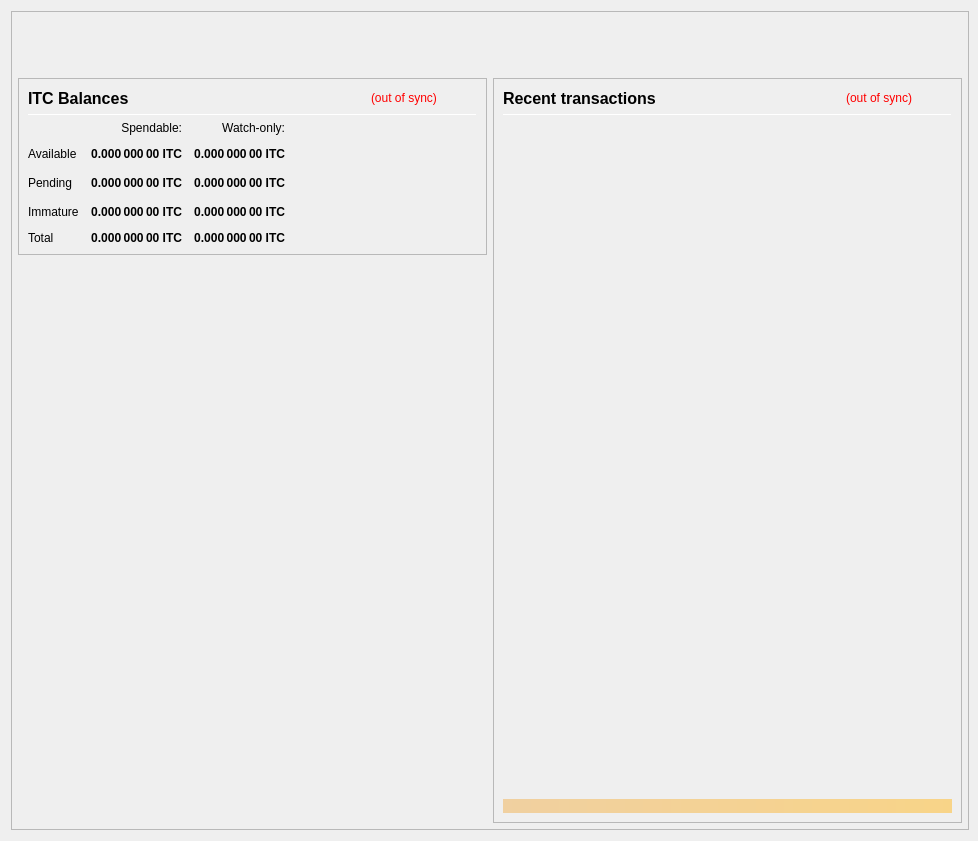
<?xml version="1.0" encoding="UTF-8"?>
<ui version="4.0">
 <class>OverviewPage</class>
 <widget class="QWidget" name="OverviewPage">
  <property name="geometry">
   <rect>
    <x>0</x>
    <y>0</y>
    <width>978</width>
    <height>841</height>
   </rect>
  </property>
  <property name="minimumSize">
   <size>
    <width>960</width>
    <height>682</height>
   </size>
  </property>
  <property name="font">
   <font>
    <weight>50</weight>
    <bold>false</bold>
   </font>
  </property>
  <property name="windowTitle">
   <string>Form</string>
  </property>
  <layout class="QVBoxLayout" name="topLayout" stretch="0">
   <property name="rightMargin">
    <number>9</number>
   </property>
   <item>
    <widget class="QFrame" name="frame_BG">
     <property name="minimumSize">
      <size>
       <width>850</width>
       <height>610</height>
      </size>
     </property>
     <property name="maximumSize">
      <size>
       <width>16777215</width>
       <height>16777215</height>
      </size>
     </property>
     <property name="frameShape">
      <enum>QFrame::StyledPanel</enum>
     </property>
     <property name="frameShadow">
      <enum>QFrame::Raised</enum>
     </property>
     <layout class="QVBoxLayout" name="verticalLayout_3" stretch="0">
      <property name="leftMargin">
       <number>0</number>
      </property>
      <property name="topMargin">
       <number>0</number>
      </property>
      <property name="rightMargin">
       <number>0</number>
      </property>
      <property name="bottomMargin">
       <number>6</number>
      </property>
      <item>
       <layout class="QVBoxLayout" name="verticalLayout_Master" stretch="0,1">
        <property name="leftMargin">
         <number>0</number>
        </property>
        <property name="topMargin">
         <number>0</number>
        </property>
        <property name="rightMargin">
         <number>0</number>
        </property>
        <property name="bottomMargin">
         <number>0</number>
        </property>
        <item>
         <widget class="QFrame" name="frame_Header">
          <layout class="QVBoxLayout" name="verticalLayout_Header" stretch="0">
           <property name="leftMargin">
            <number>0</number>
           </property>
           <property name="topMargin">
            <number>0</number>
           </property>
           <property name="rightMargin">
            <number>0</number>
           </property>
           <property name="bottomMargin">
            <number>0</number>
           </property>
           <item>
            <layout class="QHBoxLayout" name="horizontalLayout_Header" stretch="1,0">
             <property name="spacing">
              <number>6</number>
             </property>
             <item>
              <spacer name="horizontalSpacer_Header">
               <property name="orientation">
                <enum>Qt::Horizontal</enum>
               </property>
               <property name="sizeType">
                <enum>QSizePolicy::Expanding</enum>
               </property>
               <property name="sizeHint" stdset="0">
                <size>
                 <width>40</width>
                 <height>20</height>
                </size>
               </property>
              </spacer>
             </item>
             <item>
              <widget class="QLabel" name="labelOverviewHeaderRight">
               <property name="minimumSize">
                <size>
                 <width>464</width>
                 <height>60</height>
                </size>
               </property>
               <property name="maximumSize">
                <size>
                 <width>16777215</width>
                 <height>60</height>
                </size>
               </property>
               <property name="font">
                <font>
                 <pointsize>14</pointsize>
                </font>
               </property>
               <property name="text">
                <string/>
               </property>
               <property name="alignment">
                <set>Qt::AlignRight|Qt::AlignTrailing|Qt::AlignVCenter</set>
               </property>
              </widget>
             </item>
            </layout>
           </item>
          </layout>
         </widget>
        </item>
        <item>
         <widget class="QFrame" name="frame_Content">
          <layout class="QVBoxLayout" name="verticalLayout_Content">
           <property name="leftMargin">
            <number>6</number>
           </property>
           <property name="topMargin">
            <number>0</number>
           </property>
           <property name="rightMargin">
            <number>6</number>
           </property>
           <property name="bottomMargin">
            <number>0</number>
           </property>
           <item>
            <layout class="QHBoxLayout" name="horizontalLayout_Content" stretch="1,1">
             <property name="spacing">
              <number>6</number>
             </property>
             <item>
              <layout class="QVBoxLayout" name="verticalLayout_left" stretch="0,0">
               <item>
                <widget class="QFrame" name="frameBalances">
                 <property name="frameShape">
                  <enum>QFrame::StyledPanel</enum>
                 </property>
                 <property name="frameShadow">
                  <enum>QFrame::Raised</enum>
                 </property>
                 <layout class="QVBoxLayout" name="verticalLayout_4">
                  <item>
                   <layout class="QHBoxLayout" name="hlBalancesHeader" stretch="2,0,0">
                    <property name="spacing">
                     <number>6</number>
                    </property>
                    <item>
                     <widget class="QLabel" name="labelBalances">
                      <property name="minimumSize">
                       <size>
                        <width>0</width>
                        <height>0</height>
                       </size>
                      </property>
                      <property name="font">
                       <font>
                        <pointsize>12</pointsize>
                        <weight>75</weight>
                        <bold>true</bold>
                       </font>
                      </property>
                      <property name="text">
                       <string>ITC Balances</string>
                      </property>
                     </widget>
                    </item>
                    <item>
                     <widget class="QLabel" name="labelWalletStatus">
                      <property name="cursor">
                       <cursorShape>WhatsThisCursor</cursorShape>
                      </property>
                      <property name="toolTip">
                       <string>The displayed information may be out of date. Your wallet automatically synchronizes with the Intercash network after a connection is established, but this process has not completed yet.</string>
                      </property>
                      <property name="styleSheet">
                       <string notr="true">QLabel { color: red; }</string>
                      </property>
                      <property name="text">
                       <string notr="true">(out of sync)</string>
                      </property>
                      <property name="alignment">
                       <set>Qt::AlignLeading|Qt::AlignLeft|Qt::AlignVCenter</set>
                      </property>
                     </widget>
                    </item>
                    <item>
                     <spacer name="hsBalancesHeader">
                      <property name="orientation">
                       <enum>Qt::Horizontal</enum>
                      </property>
                      <property name="sizeHint" stdset="0">
                       <size>
                        <width>40</width>
                        <height>20</height>
                       </size>
                      </property>
                     </spacer>
                    </item>
                   </layout>
                  </item>
                  <item>
                   <widget class="Line" name="lineBalances">
                    <property name="minimumSize">
                     <size>
                      <width>0</width>
                      <height>1</height>
                     </size>
                    </property>
                    <property name="maximumSize">
                     <size>
                      <width>16777215</width>
                      <height>1</height>
                     </size>
                    </property>
                    <property name="orientation">
                     <enum>Qt::Horizontal</enum>
                    </property>
                   </widget>
                  </item>
                  <item>
                   <layout class="QGridLayout" name="gridLayout">
                    <property name="spacing">
                     <number>12</number>
                    </property>
                    <item row="2" column="2">
                     <widget class="QLabel" name="labelWatchPending">
                      <property name="font">
                       <font>
                        <weight>75</weight>
                        <bold>true</bold>
                       </font>
                      </property>
                      <property name="cursor">
                       <cursorShape>ArrowCursor</cursorShape>
                      </property>
                      <property name="toolTip">
                       <string>Unconfirmed transactions to watch-only addresses</string>
                      </property>
                      <property name="text">
                       <string notr="true">0.000 000 00 ITC</string>
                      </property>
                      <property name="alignment">
                       <set>Qt::AlignRight|Qt::AlignTrailing|Qt::AlignVCenter</set>
                      </property>
                      <property name="textInteractionFlags">
                       <set>Qt::NoTextInteraction</set>
                      </property>
                     </widget>
                    </item>
                    <item row="2" column="1">
                     <widget class="QLabel" name="labelUnconfirmed">
                      <property name="font">
                       <font>
                        <weight>75</weight>
                        <bold>true</bold>
                       </font>
                      </property>
                      <property name="cursor">
                       <cursorShape>ArrowCursor</cursorShape>
                      </property>
                      <property name="toolTip">
                       <string>Total of transactions that have yet to be confirmed, and do not yet count toward the spendable balance</string>
                      </property>
                      <property name="text">
                       <string notr="true">0.000 000 00 ITC</string>
                      </property>
                      <property name="alignment">
                       <set>Qt::AlignRight|Qt::AlignTrailing|Qt::AlignVCenter</set>
                      </property>
                      <property name="textInteractionFlags">
                       <set>Qt::NoTextInteraction</set>
                      </property>
                     </widget>
                    </item>
                    <item row="3" column="2">
                     <widget class="QLabel" name="labelWatchImmature">
                      <property name="font">
                       <font>
                        <weight>75</weight>
                        <bold>true</bold>
                       </font>
                      </property>
                      <property name="cursor">
                       <cursorShape>ArrowCursor</cursorShape>
                      </property>
                      <property name="toolTip">
                       <string>Staked or masternode rewards in watch-only addresses that has not yet matured</string>
                      </property>
                      <property name="text">
                       <string notr="true">0.000 000 00 ITC</string>
                      </property>
                      <property name="alignment">
                       <set>Qt::AlignRight|Qt::AlignTrailing|Qt::AlignVCenter</set>
                      </property>
                      <property name="textInteractionFlags">
                       <set>Qt::NoTextInteraction</set>
                      </property>
                     </widget>
                    </item>
                    <item row="4" column="0">
                     <widget class="QLabel" name="labelTotalText">
                      <property name="text">
                       <string>Total</string>
                      </property>
                      <property name="textInteractionFlags">
                       <set>Qt::NoTextInteraction</set>
                      </property>
                     </widget>
                    </item>
                    <item row="3" column="1">
                     <widget class="QLabel" name="labelImmature">
                      <property name="font">
                       <font>
                        <weight>75</weight>
                        <bold>true</bold>
                       </font>
                      </property>
                      <property name="cursor">
                       <cursorShape>ArrowCursor</cursorShape>
                      </property>
                      <property name="toolTip">
                       <string>Staked or masternode rewards that has not yet matured</string>
                      </property>
                      <property name="text">
                       <string notr="true">0.000 000 00 ITC</string>
                      </property>
                      <property name="alignment">
                       <set>Qt::AlignRight|Qt::AlignTrailing|Qt::AlignVCenter</set>
                      </property>
                      <property name="textInteractionFlags">
                       <set>Qt::NoTextInteraction</set>
                      </property>
                     </widget>
                    </item>
                    <item row="2" column="3">
                     <spacer name="hsBalances">
                      <property name="orientation">
                       <enum>Qt::Horizontal</enum>
                      </property>
                      <property name="sizeHint" stdset="0">
                       <size>
                        <width>40</width>
                        <height>20</height>
                       </size>
                      </property>
                     </spacer>
                    </item>
                    <item row="3" column="0">
                     <widget class="QLabel" name="labelImmatureText">
                      <property name="text">
                       <string>Immature</string>
                      </property>
                      <property name="textInteractionFlags">
                       <set>Qt::NoTextInteraction</set>
                      </property>
                     </widget>
                    </item>
                    <item row="4" column="1">
                     <widget class="QLabel" name="labelTotal">
                      <property name="font">
                       <font>
                        <weight>75</weight>
                        <bold>true</bold>
                       </font>
                      </property>
                      <property name="cursor">
                       <cursorShape>ArrowCursor</cursorShape>
                      </property>
                      <property name="toolTip">
                       <string>Your current total balance</string>
                      </property>
                      <property name="text">
                       <string notr="true">0.000 000 00 ITC</string>
                      </property>
                      <property name="alignment">
                       <set>Qt::AlignRight|Qt::AlignTrailing|Qt::AlignVCenter</set>
                      </property>
                      <property name="textInteractionFlags">
                       <set>Qt::NoTextInteraction</set>
                      </property>
                     </widget>
                    </item>
                    <item row="4" column="2">
                     <widget class="QLabel" name="labelWatchTotal">
                      <property name="font">
                       <font>
                        <weight>75</weight>
                        <bold>true</bold>
                       </font>
                      </property>
                      <property name="cursor">
                       <cursorShape>ArrowCursor</cursorShape>
                      </property>
                      <property name="toolTip">
                       <string>Current total balance in watch-only addresses</string>
                      </property>
                      <property name="text">
                       <string notr="true">0.000 000 00 ITC</string>
                      </property>
                      <property name="alignment">
                       <set>Qt::AlignRight|Qt::AlignTrailing|Qt::AlignVCenter</set>
                      </property>
                      <property name="textInteractionFlags">
                       <set>Qt::NoTextInteraction</set>
                      </property>
                     </widget>
                    </item>
                    <item row="0" column="2">
                     <widget class="QLabel" name="labelWatchonly">
                      <property name="text">
                       <string>Watch-only:</string>
                      </property>
                      <property name="alignment">
                       <set>Qt::AlignRight|Qt::AlignTrailing|Qt::AlignVCenter</set>
                      </property>
                     </widget>
                    </item>
                    <item row="1" column="0">
                     <widget class="QLabel" name="labelBalanceText">
                      <property name="text">
                       <string>Available</string>
                      </property>
                      <property name="textInteractionFlags">
                       <set>Qt::NoTextInteraction</set>
                      </property>
                     </widget>
                    </item>
                    <item row="1" column="1">
                     <widget class="QLabel" name="labelBalance">
                      <property name="font">
                       <font>
                        <weight>75</weight>
                        <bold>true</bold>
                       </font>
                      </property>
                      <property name="cursor">
                       <cursorShape>ArrowCursor</cursorShape>
                      </property>
                      <property name="toolTip">
                       <string>Your current spendable balance</string>
                      </property>
                      <property name="text">
                       <string notr="true">0.000 000 00 ITC</string>
                      </property>
                      <property name="alignment">
                       <set>Qt::AlignRight|Qt::AlignTrailing|Qt::AlignVCenter</set>
                      </property>
                      <property name="textInteractionFlags">
                       <set>Qt::NoTextInteraction</set>
                      </property>
                     </widget>
                    </item>
                    <item row="1" column="2">
                     <widget class="QLabel" name="labelWatchAvailable">
                      <property name="font">
                       <font>
                        <weight>75</weight>
                        <bold>true</bold>
                       </font>
                      </property>
                      <property name="cursor">
                       <cursorShape>ArrowCursor</cursorShape>
                      </property>
                      <property name="toolTip">
                       <string>Your current balance in watch-only addresses</string>
                      </property>
                      <property name="text">
                       <string notr="true">0.000 000 00 ITC</string>
                      </property>
                      <property name="alignment">
                       <set>Qt::AlignRight|Qt::AlignTrailing|Qt::AlignVCenter</set>
                      </property>
                      <property name="textInteractionFlags">
                       <set>Qt::NoTextInteraction</set>
                      </property>
                     </widget>
                    </item>
                    <item row="2" column="0">
                     <widget class="QLabel" name="labelPendingText">
                      <property name="text">
                       <string>Pending</string>
                      </property>
                      <property name="textInteractionFlags">
                       <set>Qt::NoTextInteraction</set>
                      </property>
                     </widget>
                    </item>
                    <item row="0" column="1">
                     <widget class="QLabel" name="labelSpendable">
                      <property name="text">
                       <string>Spendable:</string>
                      </property>
                      <property name="alignment">
                       <set>Qt::AlignRight|Qt::AlignTrailing|Qt::AlignVCenter</set>
                      </property>
                     </widget>
                    </item>
                   </layout>
                  </item>
                 </layout>
                </widget>
               </item>
               <item>
                <spacer name="verticalSpacer">
                 <property name="orientation">
                  <enum>Qt::Vertical</enum>
                 </property>
                 <property name="sizeHint" stdset="0">
                  <size>
                   <width>20</width>
                   <height>40</height>
                  </size>
                 </property>
                </spacer>
               </item>
              </layout>
             </item>
             <item>
              <layout class="QVBoxLayout" name="verticalLayout_right" stretch="1">
               <item>
                <widget class="QFrame" name="frame_RecentTransactions">
                 <property name="minimumSize">
                  <size>
                   <width>0</width>
                   <height>0</height>
                  </size>
                 </property>
                 <property name="frameShape">
                  <enum>QFrame::StyledPanel</enum>
                 </property>
                 <property name="frameShadow">
                  <enum>QFrame::Raised</enum>
                 </property>
                 <layout class="QVBoxLayout" name="verticalLayout_1" stretch="0,0,0,0,0">
                  <item>
                   <layout class="QHBoxLayout" name="horizontalLayout_2" stretch="2,0,0">
                    <property name="spacing">
                     <number>3</number>
                    </property>
                    <item>
                     <widget class="QLabel" name="label_4">
                      <property name="minimumSize">
                       <size>
                        <width>0</width>
                        <height>20</height>
                       </size>
                      </property>
                      <property name="font">
                       <font>
                        <pointsize>12</pointsize>
                        <weight>75</weight>
                        <bold>true</bold>
                       </font>
                      </property>
                      <property name="text">
                       <string>Recent transactions</string>
                      </property>
                     </widget>
                    </item>
                    <item>
                     <widget class="QLabel" name="labelTransactionsStatus">
                      <property name="cursor">
                       <cursorShape>WhatsThisCursor</cursorShape>
                      </property>
                      <property name="toolTip">
                       <string>The displayed information may be out of date. Your wallet automatically synchronizes with the Intercash network after a connection is established, but this process has not completed yet.</string>
                      </property>
                      <property name="styleSheet">
                       <string notr="true">QLabel { color: red; }</string>
                      </property>
                      <property name="text">
                       <string notr="true">(out of sync)</string>
                      </property>
                      <property name="alignment">
                       <set>Qt::AlignRight|Qt::AlignTrailing|Qt::AlignVCenter</set>
                      </property>
                     </widget>
                    </item>
                    <item>
                     <spacer name="horizontalSpacer">
                      <property name="orientation">
                       <enum>Qt::Horizontal</enum>
                      </property>
                      <property name="sizeHint" stdset="0">
                       <size>
                        <width>40</width>
                        <height>20</height>
                       </size>
                      </property>
                     </spacer>
                    </item>
                   </layout>
                  </item>
                  <item>
                   <widget class="Line" name="line">
                    <property name="minimumSize">
                     <size>
                      <width>0</width>
                      <height>1</height>
                     </size>
                    </property>
                    <property name="maximumSize">
                     <size>
                      <width>16777215</width>
                      <height>1</height>
                     </size>
                    </property>
                    <property name="orientation">
                     <enum>Qt::Horizontal</enum>
                    </property>
                   </widget>
                  </item>
                  <item>
                   <widget class="QListView" name="listTransactions">
                    <property name="minimumSize">
                     <size>
                      <width>0</width>
                      <height>0</height>
                     </size>
                    </property>
                    <property name="styleSheet">
                     <string notr="true">QListView { background: transparent; }</string>
                    </property>
                    <property name="frameShape">
                     <enum>QFrame::NoFrame</enum>
                    </property>
                    <property name="verticalScrollBarPolicy">
                     <enum>Qt::ScrollBarAlwaysOff</enum>
                    </property>
                    <property name="horizontalScrollBarPolicy">
                     <enum>Qt::ScrollBarAlwaysOff</enum>
                    </property>
                    <property name="selectionMode">
                     <enum>QAbstractItemView::NoSelection</enum>
                    </property>
                   </widget>
                  </item>
                  <item>
                   <spacer name="verticalSpacer_2">
                    <property name="orientation">
                     <enum>Qt::Vertical</enum>
                    </property>
                    <property name="sizeType">
                     <enum>QSizePolicy::Expanding</enum>
                    </property>
                    <property name="sizeHint" stdset="0">
                     <size>
                      <width>20</width>
                      <height>40</height>
                     </size>
                    </property>
                   </spacer>
                  </item>
                  <item>
                   <widget class="QLabel" name="labelAlerts">
                    <property name="maximumSize">
                     <size>
                      <width>16777215</width>
                      <height>16777215</height>
                     </size>
                    </property>
                    <property name="styleSheet">
                     <string notr="true">background-color: qlineargradient(x1: 0, y1: 0, x2: 1, y2: 0, stop:0 #F0D0A0, stop:1 #F8D488); color:#000000;</string>
                    </property>
                    <property name="text">
                     <string/>
                    </property>
                    <property name="wordWrap">
                     <bool>true</bool>
                    </property>
                    <property name="margin">
                     <number>3</number>
                    </property>
                   </widget>
                  </item>
                 </layout>
                </widget>
               </item>
              </layout>
             </item>
            </layout>
           </item>
          </layout>
         </widget>
        </item>
       </layout>
      </item>
     </layout>
    </widget>
   </item>
  </layout>
 </widget>
 <resources/>
 <connections/>
</ui>
